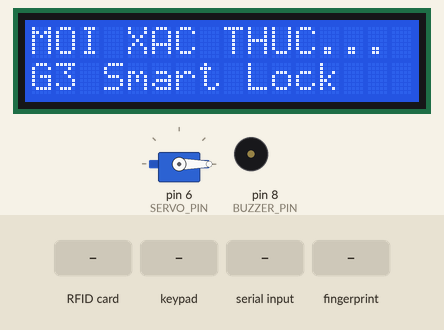
This sketch was run on a simulated Arduino Uno, built with avr-gcc and run on an emulated ATmega328P. Parts: 16×2 character LCD, servo, buzzer (waves = sounding, pin HIGH). The test bench sets the inputs (shaded band). Pins used as bus, display or sensor lines are not drawn; what the sketch prints to the serial monitor is not drawn.

Above: at 2.3 s.
2.4 s: RFID card 35 9B DF 00 held to the reader
At 3.8 s:
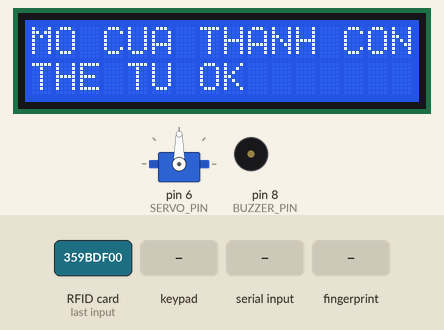
4.3 s: keypad keys 1 2 3 4 # pressed 0.4 s apart
At 9.2 s:
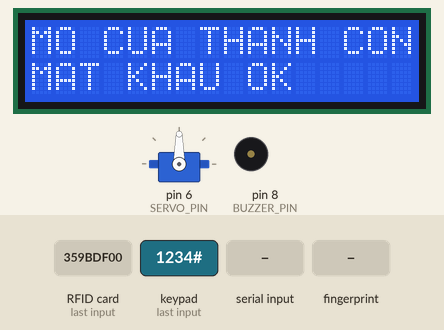
9.3 s: key '*' pressed
12.3 s: "O" received over the second serial link
At 15.1 s:
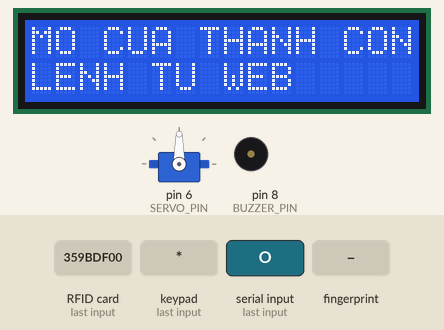
15.3 s: RFID card 5E 7A 19 C4 held to the reader
18.3 s: finger stored as number 1 placed on the sensor
At 21.4 s:
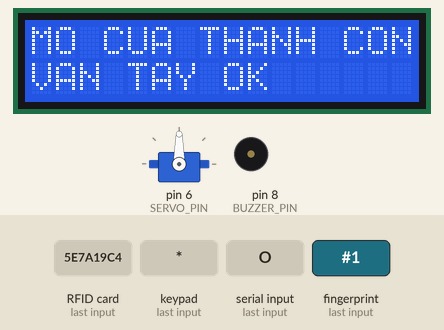
Timing chart, 0 to 27.9 s (numbered marks = the images above; inputs shaded):
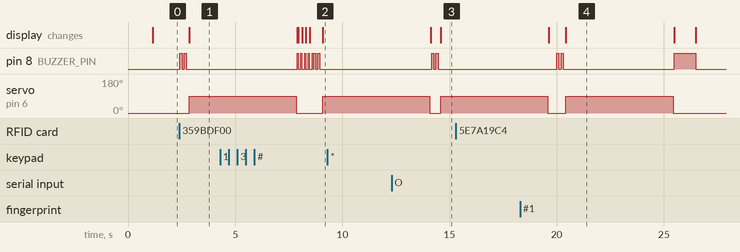

The sketch:

Projdect_1_Adruino.ino
```cpp
#include <Wire.h>
#include "I2CKeyPad.h"
#include <LiquidCrystal_I2C.h>
#include <SPI.h>
#include <MFRC522.h>
#include <Adafruit_Fingerprint.h>
#include <SoftwareSerial.h>
#include <Servo.h>
#define LCD_ADDR 0x27
#define KEYPAD_ADDR 0x20
#define SS_PIN 10
#define RST_PIN 9
#define SERVO_PIN 6
#define BUZZER_PIN 8
SoftwareSerial fingerSerial(A2, A3);
Adafruit_Fingerprint finger = Adafruit_Fingerprint(&fingerSerial);
SoftwareSerial espSerial(A0, A1);
MFRC522 mfrc522(SS_PIN, RST_PIN);
LiquidCrystal_I2C lcd(LCD_ADDR, 16, 2);
Servo myServo;
I2CKeyPad keyPad(KEYPAD_ADDR);
char keymap[19] = "123A456B789C*0#D";
String password = "1234";
String masterCardUID = "35 9B DF 00";
String inputPassword = "";
unsigned long lastCheckTime = 0;
void setup() {
  pinMode(BUZZER_PIN, OUTPUT);
  Serial.begin(9600);
  fingerSerial.begin(57600);
  espSerial.begin(9600);
  Wire.begin();
  keyPad.begin();
  SPI.begin();
  mfrc522.PCD_Init();
  lcd.init(); lcd.backlight();
  myServo.attach(SERVO_PIN);
  myServo.write(0);
  lcd.print("SYSTEM READY");
  delay(1000);
  showIdle();
}
void loop() {
  espSerial.listen();
  delay(30);
  if (espSerial.available() > 0) {
    char cmd = espSerial.read();
    Serial.print("Nhan duoc tu ESP32: "); Serial.println(cmd);
    if (cmd == 'O') openDoor("LENH TU WEB");
  }
  fingerSerial.listen();
  if (finger.getImage() == FINGERPRINT_OK) {
    if (finger.image2Tz() == FINGERPRINT_OK && finger.fingerFastSearch() == FINGERPRINT_OK) {
      openDoor("VAN TAY OK");
    } else {
       accessDenied();
    }
  }

  if (mfrc522.PICC_IsNewCardPresent() && mfrc522.PICC_ReadCardSerial()) {
    String currentUID = "";


    for (byte i = 0; i < mfrc522.uid.size; i++) {
      currentUID += String(mfrc522.uid.uidByte[i] < 0x10 ? " 0" : " ");
      currentUID += String(mfrc522.uid.uidByte[i], HEX);
    }
    currentUID.trim();
    currentUID.toUpperCase();


    Serial.print("Ma UID cua the nay la: ");
    Serial.println(currentUID);


    if (currentUID == masterCardUID) {
      openDoor("THE TU OK");
    } else {
      Serial.println("THE LA! TỪ CHỐI MỞ CỬA.");
      accessDenied();
    }

    mfrc522.PICC_HaltA();
    mfrc522.PCD_StopCrypto1();
  }
  if (keyPad.isPressed()) {
    uint8_t index = keyPad.getKey();
    if (index < 16) {
      char key = keymap[index];
      beep(1, 50);
      if (key == '#') {
        if (inputPassword == password) openDoor("MAT KHAU OK");
        else accessDenied();
        inputPassword = "";
      } else if (key == '*') {
        inputPassword = ""; showIdle();
      } else {
        inputPassword += key;
        lcd.setCursor(0, 1); lcd.print("Pass: ");
for(int i=0; i<inputPassword.length(); i++) lcd.print("*");
      }
    }
  }
}
void openDoor(String msg) {
  espSerial.println("OPEN_DOOR");
  beep(2, 100);
  lcd.clear(); lcd.print("MO CUA THANH CONG");
  lcd.setCursor(0, 1); lcd.print(msg);
  myServo.write(90);
  delay(5000);
  myServo.write(0);
  espSerial.println("LOCKED");
  showIdle();
}
void accessDenied() {
  beep(1, 1000);
  lcd.clear(); lcd.print("SAI THONG TIN!");
  delay(2000);
  showIdle();
}
void showIdle() {
  lcd.clear(); lcd.print("MOI XAC THUC...");
  lcd.setCursor(0,1); lcd.print("G3 Smart Lock");
}
void beep(int times, int duration) {
  for (int i=0; i<times; i++) {
    digitalWrite(BUZZER_PIN, HIGH); delay(duration);
    digitalWrite(BUZZER_PIN, LOW); if (times > 1) delay(100);
  }
}
```

Measured:
- after the input at 2.4 s, pin 8 (BUZZER_PIN): alternates HIGH for 0.10 s and LOW for 0.10 s, 4 changes in all, then stays LOW, starting at once; servo on pin 6 (SERVO_PIN): 0° → 90° after 0.45 s; the display: changes after 0.45 s (image 1)
- after the input at 4.3 s, pin 8 (BUZZER_PIN): goes 4 × (HIGH 0.05 s, LOW 0.12 s), HIGH 0.05 s, LOW 0.01 s, HIGH 0.10 s, LOW 0.10 s, HIGH 0.10 s, then LOW, starting after 3.6 s; the display: first differs from a run without the input after 3.6 s (image 2 shows a later state)
- after the input at 9.3 s, every drawn part: stays the same
- after the input at 12.3 s, the display: first differs from a run without the input after 2.3 s (image 3)
- after the input at 15.3 s, every drawn part: stays the same
- after the input at 18.3 s, the display: first differs from a run without the input after 2.1 s (image 4)
